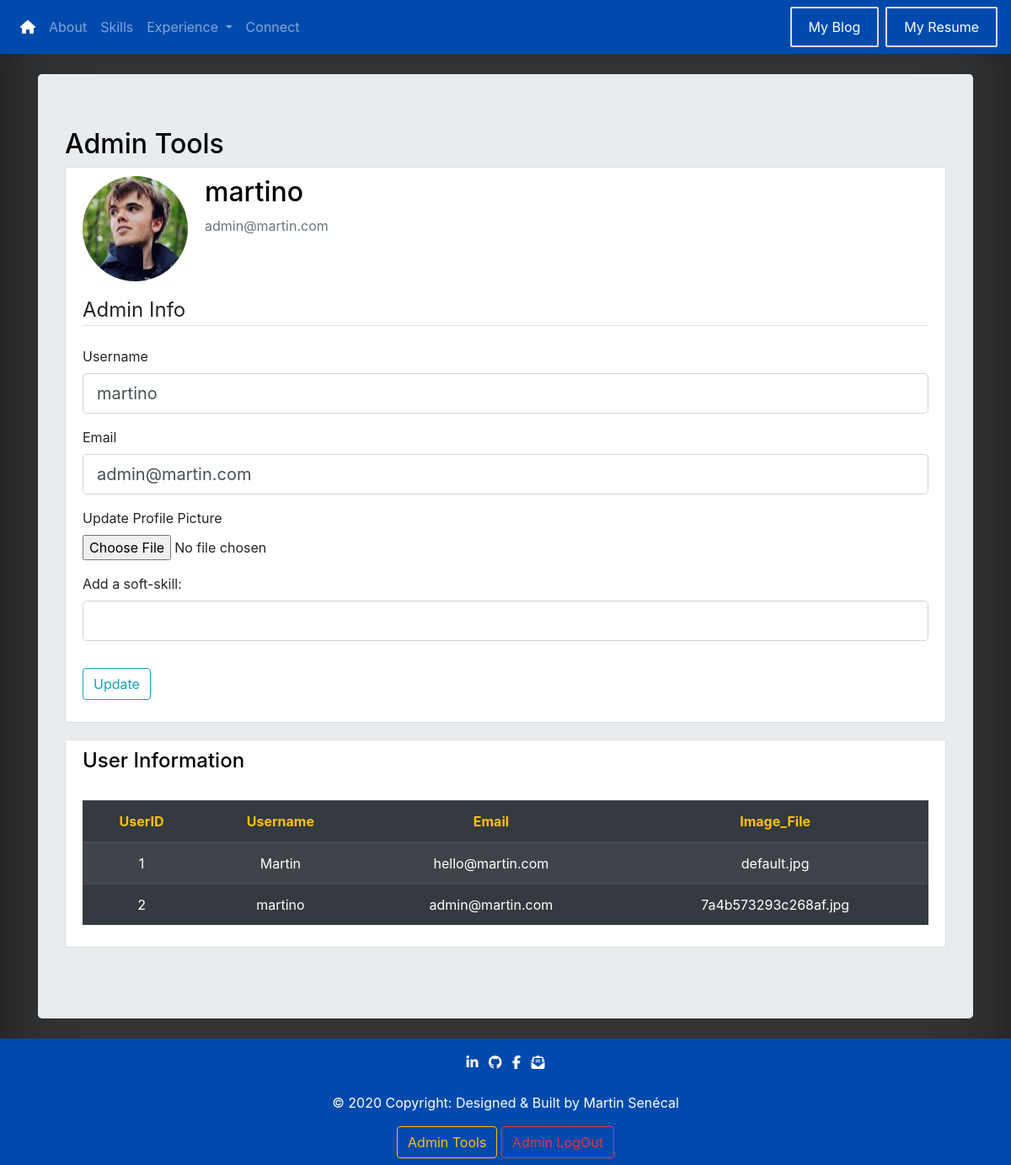
The app's page /admin (signed in), older data.
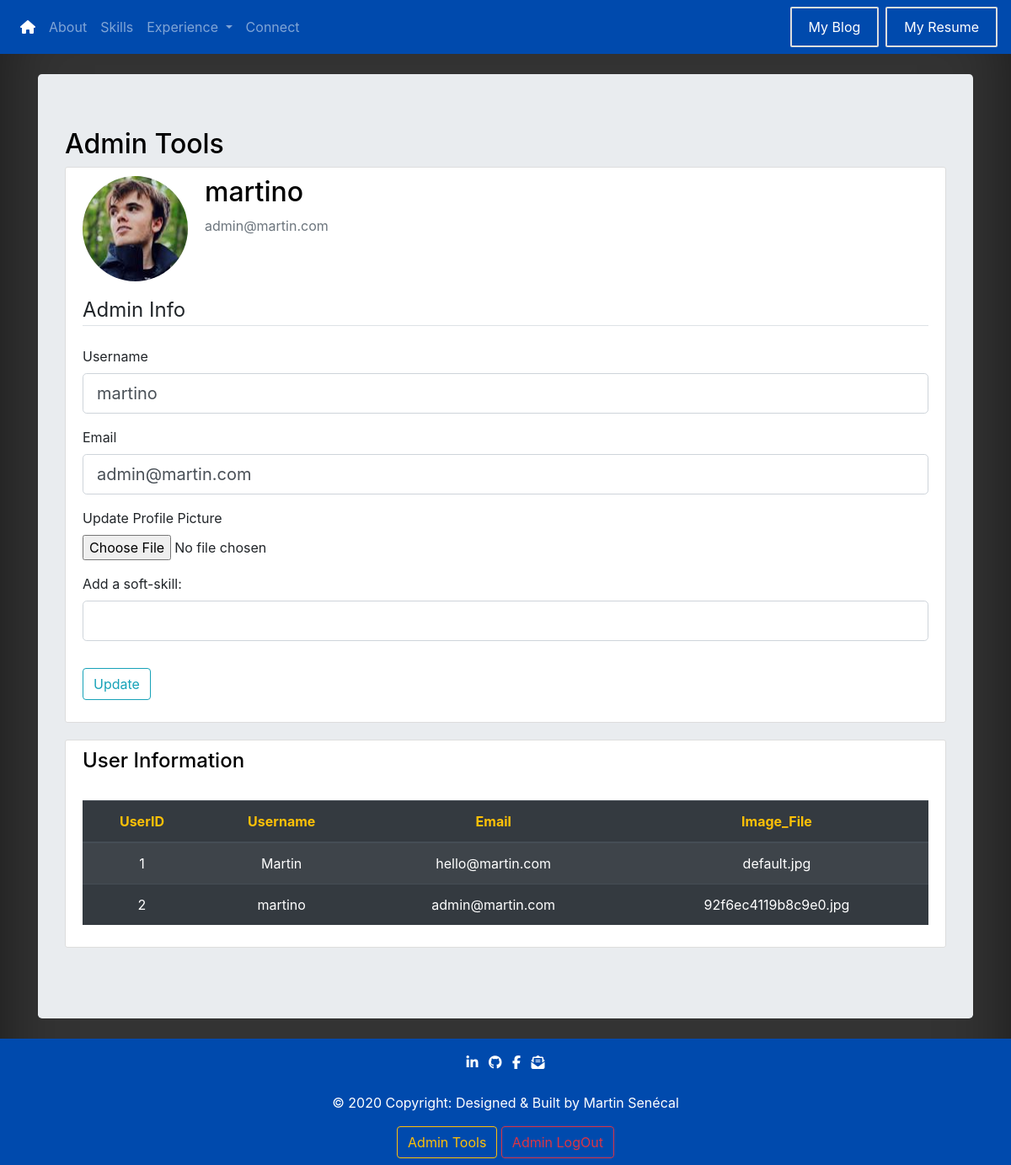
The same page, newer data.
### portfolio/models.py (models this page shows, shortened)
class User(db.Model, UserMixin):
    id = db.Column(db.Integer, primary_key=True)  # Way to Identify User.
    username = db.Column(db.String(20), unique=True, nullable=False)  # Unique Username and Mandatory.
    email = db.Column(db.String(100), unique=True, nullable=False)  # Unique Email and Mandatory.
    image_file = db.Column(db.String(20), nullable=False, default='default.jpg')  # Profile Pictures.
    password = db.Column(db.String(60), nullable=False)  # Hash Password
    posts = db.relationship('Post', backref='author', lazy=True)  # Load Data from the same user.

### portfolio/routes.py (the view)
@app.route("/admin", methods=['GET', 'POST'])
@login_required
def admin():
    users = User.query.all()
    form = UpdateAdminForm()
    if form.validate_on_submit():
        if form.picture.data:
            picture_file = save_picture(form.picture.data)
            current_user.image_file = picture_file
        current_user.username = form.username.data
        current_user.email = form.email.data
        if form.skillName.data != "":
            skill = Skill(type='Soft', content=form.skillName.data)
            db.session.add(skill)
        db.session.commit()
        flash('Your account has been updated!', 'success')
        return redirect(url_for('admin'))
    elif request.method == 'GET':
        form.username.data = current_user.username
        form.email.data = current_user.email
        form.skillName.data = ""
    image_file = url_for('static', filename='profile_pics/' + current_user.image_file)
    return render_template('admin.html', image_file=image_file, form=form, users=users)

### portfolio/forms.py (shortened to what this page needs)
class UpdateAdminForm(FlaskForm):
    username = StringField('Username',
                           validators=[DataRequired(), Length(min=2, max=20)])
    email = StringField('Email',
                        validators=[DataRequired(), Email()])
    picture = FileField('Update Profile Picture', validators=[FileAllowed(['jpg', 'png'])])
    skillName = StringField('Add a soft-skill:', validators=[Length(min=0, max=78)])
    submit = SubmitField('Update')

### portfolio/models.py (called while the page is built)
@login_manager.user_loader
def load_user(user_id):
    return User.query.get(int(user_id))

### portfolio/templates/admin.html (shortened to what this page needs)
{% extends "base.html" %}
{% block body %}
    <div class="container jumbotron my-4">
        <h2>Admin Tools</h2>
        <div class="content-section">
            <div class="media">
                <img class="rounded-circle account-img" src="{{ image_file }}">
                <div class="media-body">
                    <h2 class="account-heading">{{ current_user.username }}</h2>
                    <p class="text-secondary">{{ current_user.email }}</p>
                </div>
            </div>
            <form method="POST" action="" enctype="multipart/form-data">
                <fieldset class="form-group">
                    <legend class="border-bottom mb-4">Admin Info</legend>
                    <div class="form-group">
                        {{ form.username.label(class="form-control-label") }}
                        {% if form.username.errors %}
                            {{ form.username(class="form-control form-control-lg is-invalid") }}
                            <div class="invalid-feedback">
                                {% for error in form.username.errors %}
                                    <span>{{ error }}</span>
                                {% endfor %}
                            </div>
                        {% else %}
                            {{ form.username(class="form-control form-control-lg") }}
                        {% endif %}
                    </div>
                    <div class="form-group">
                        {{ form.email.label(class="form-control-label") }}
                        {% if form.email.errors %}
                            {{ form.email(class="form-control form-control-lg is-invalid") }}
                            <div class="invalid-feedback">
                                {% for error in form.email.errors %}
                                    <span>{{ error }}</span>
                                {% endfor %}
                            </div>
                        {% else %}
                            {{ form.email(class="form-control form-control-lg") }}
                        {% endif %}
                    </div>
                    <div class="form-group">
                        {{ form.picture.label() }}
                        {{ form.picture(class="form-control-file") }}
                    </div>
                    <div class="form-group">
                        {{ form.skillName.label(class="form-control-label") }}
                        {% if form.skillName.errors %}
                            {{ form.skillName(class="form-control form-control-lg is-invalid") }}
                            <div class="invalid-feedback">
                                {% for error in form.skillName.errors %}
                                    <span>{{ error }}</span>
                                {% endfor %}
                            </div>
                        {% else %}
                            {{ form.skillName(class="form-control form-control-lg") }}
                        {% endif %}
                    </div>
                </fieldset>
                <div class="form-group">
                    {{ form.submit(class="btn btn-outline-info") }}
                </div>
            </form>
        </div>
        <div class="content-section">
            <h4> User Information </h4>
            <br>
            <table class="table table-striped table-dark">
                <thead>
                <tr>
                    <th class="text-warning" scope="col">UserID</th>
                    <th class="text-warning" scope="col">Username</th>
                    <th class="text-warning" scope="col">Email</th>
                    <th class="text-warning" scope="col">Image_File</th>
                </tr>
                </thead>
                <tbody>
                {% for user in users %}
                    <tr>
                        <td class="text-white">{{ user.id }}</td>
                        <td class="text-white">{{ user.username }}</td>
                        <td class="text-white">{{ user.email }}</td>
                        <td class="text-white">{{ user.image_file }}</td>
                    </tr>
                {% endfor %}
                </tbody>
            </table>
        </div>
    </div>
{% endblock %}

### portfolio/templates/base.html (shortened to what this page needs)
<!DOCTYPE html>
<html lang="en">
<head>
    <link rel="stylesheet" href="https://maxcdn.bootstrapcdn.com/bootstrap/4.3.1/css/bootstrap.min.css">
    <link rel="stylesheet" href="https://cdnjs.cloudflare.com/ajax/libs/font-awesome/4.7.0/css/font-awesome.min.css">
    <link rel="stylesheet" type="text/css" href="{{ url_for('static',filename='css/basedesign.css') }}">
    <link rel="stylesheet" type="text/css" href="{{ url_for('static',filename='css/extradesign.css') }}">
</head>
<body>
<nav class="navbar navbar-expand-lg navbar-dark bg-blue" style="background-color: #004aad" ;>
    <div class="collapse navbar-collapse" id="navbarTogglerDemo02">
        <ul class="navbar-nav mr-auto mt-2 mt-lg-0">
            <li class="nav-item">
                <a class="nav-link" href="{{ url_for('homepage') }}">
                    <i class="fas fa-home"></i>
                </a>
            </li>
            <li class="nav-item">
                <a class="nav-link" href="{{ url_for('about') }}">About <span class="sr-only">(current)</span></a>
            </li>
            <li class="nav-item">
                <a class="nav-link" href="{{ url_for('skills') }}">Skills</a>
            </li>
            <li class="nav-item dropdown">
                <a class="nav-link dropdown-toggle" href="#" id="navbarDropdownMenuLink" role="button"
                   data-toggle="dropdown" aria-haspopup="true" aria-expanded="false">
                    Experience
                </a>
            </li>
            <li class="nav-item">
                <a class="nav-link" href="{{ url_for('connect') }}">Connect</a>
            </li>
        </ul>
        <form class="form-inline my-2 my-lg-0">
             <a href="{{ url_for('blog') }}">
                <button type="button" class="btn btn-outline-info mr-2">My Blog</button>
            </a>
            <a href="{{ url_for('static',filename='martin-resume.pdf') }}">
                <button type="button" class="btn btn-secondary">My Resume</button>
            </a>
        </form>
    </div>
</nav>
<div class="container">
    {% block body %}
    {% endblock %}
</div>
<footer class="font-small pt-3 bg-blue footersticky" style="background-color: #004aad" ;
">
<div class="container">
    <ul class="list-unstyled list-inline text-center">
        <li class="list-inline-item">
            <a href="https://www.linkedin.com/in/martin-senecal/">
                <i class="fab fa-linkedin-in"> </i>
            </a>
        </li>
        <li class="list-inline-item">
            <a href="https://github.com/martinsenecal">
                <i class="fab fa-github"> </i>
            </a>
        </li>
        <li class="list-inline-item">
            <a href="https://www.facebook.com/martin.seneca1">
                <i class="fab fa-facebook-f"> </i>
            </a>
        </li>
        <li class="list-inline-item">
            <a href="mailto:martinsenecal2000@gmail.com">
                <i class="fas fa-envelope-open-text"></i>
            </a>
        </li>
    </ul>
</div>
<div class="footer-copyright text-center py-2">
    <a href="https://github.com /martinsenecal">
        <p id="footertext"> © 2020 Copyright: Designed & Built by Martin Senécal </p>
    </a>
    {% if current_user.is_authenticated %}
        <a class="btn btn-outline-warning" href="{{ url_for('admin') }}">
            Admin Tools
        </a>
        <a class="btn btn-outline-danger" href="{{ url_for('logout') }}">
            Admin LogOut
        </a>
    {% else %}
        <a class="btn btn-outline-danger" href="{{ url_for('login') }}">
            Admin Login
        </a>
    {% endif %}
</div>
</footer>
</body>
</html>

### portfolio/static/css/basedesign.css (style rules this page uses)
body { background-color: #333; box-shadow: inset 0 0 5rem rgba(0, 0, 0, .5); display: block; }
#footertext { color: white; }
h1, h2, h3, h4, h5, h6, h7, td, thead, p { color: black; }
i { color: white; }
a { color: white; }
.footersticky { position: relative; left: 0; bottom: 0; width: 100%; }
.content-section { background: #ffffff; padding: 10px 20px; border: 1px solid #dddddd; border-radius: 3px; margin-bottom: 20px; }

### portfolio/static/css/extradesign.css (style rules this page uses)
td, th, thead { text-align: center; }
.form-inline { display: flex; flex-flow: row wrap; align-items: center; text-align: center; }
.form-inline button { padding: 10px 20px; background-color: #004aad; border: 2px solid #ddd; color: white; border-radius: 2px; }
.account-img { height: 125px; width: 125px; margin-right: 20px; margin-bottom: 16px; }

Row changes from the older to the newer data that the page shows:
changed User "martino": image_file "7a4b573293c268af.jpg" → "92f6ec4119b8c9e0.jpg"
